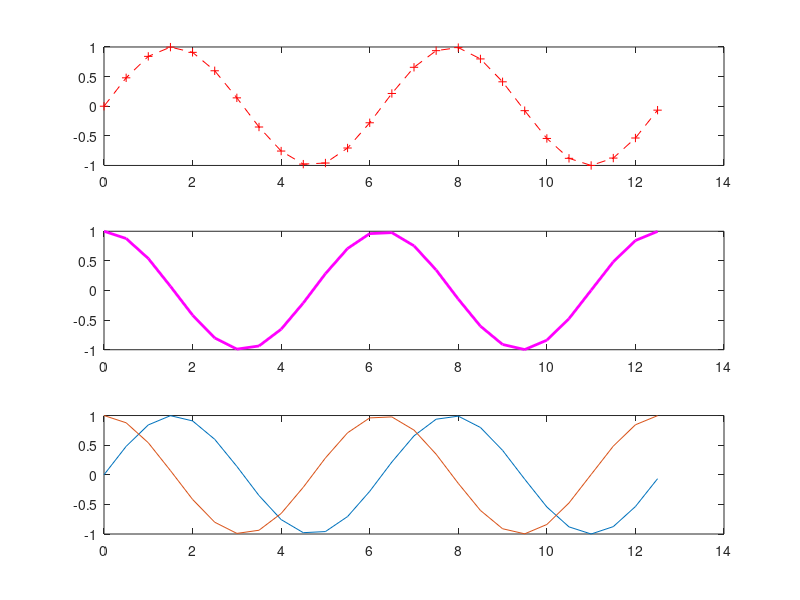

Write the MATLAB code that produced this figure.
x=[0:0.5:4*pi];
y=sin(x);
z=cos(x);

subplot(3,1,1);
plot(x,y,'r--+');

subplot(3,1,2);
plot(x,z,'m','linewidth',2);

subplot(3,1,3);
plot(x,y,x,z);